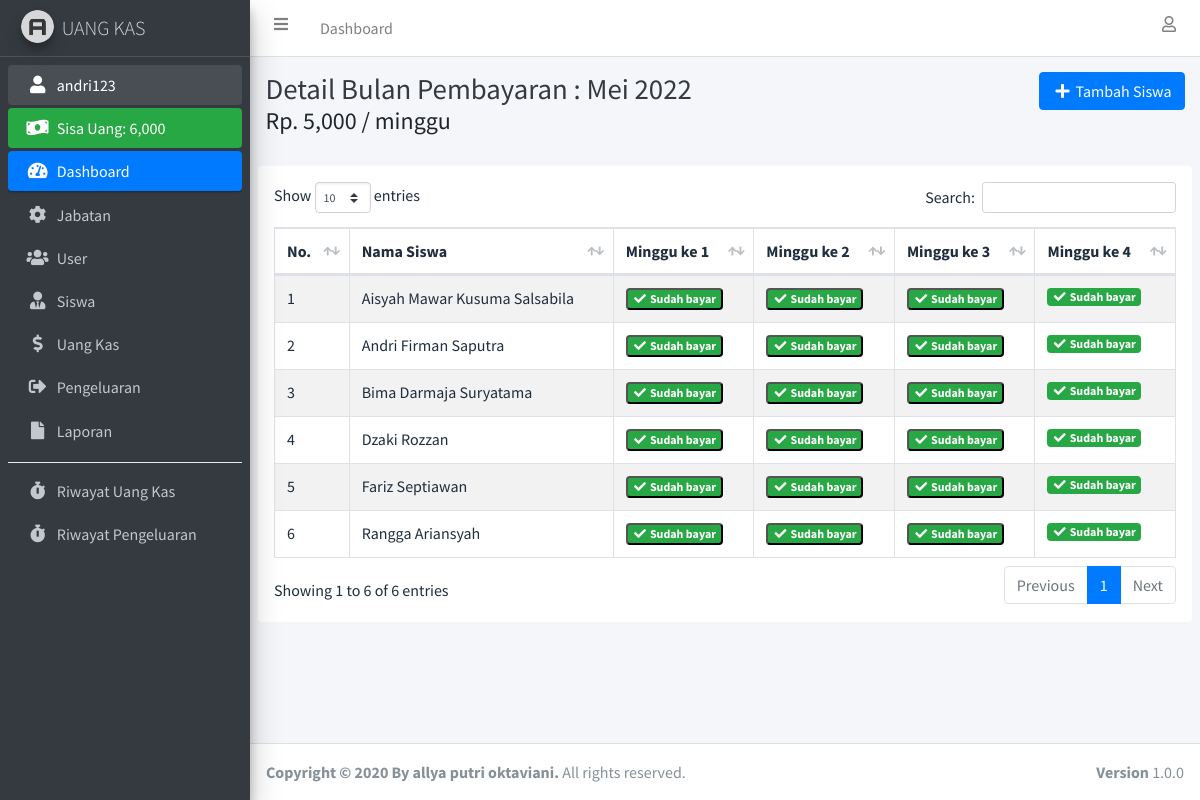
/detail_bulan_pembayaran.php?id_bulan_pembayaran=1 (signed in), run on the app's committed database.
### tables this page shows
CREATE TABLE `user` (
  `id_user` int(11) NOT NULL,
  `nama_lengkap` varchar(100) NOT NULL,
  `username` varchar(100) NOT NULL,
  `password` varchar(255) NOT NULL,
  `id_jabatan` int(11) NOT NULL
);

CREATE TABLE `bulan_pembayaran` (
  `id_bulan_pembayaran` int(11) NOT NULL,
  `nama_bulan` enum('januari','februari','maret','april','mei','juni','juli','agustus','september','oktober','november','desember') NOT NULL,
  `tahun` int(4) NOT NULL,
  `pembayaran_perminggu` int(11) NOT NULL
);

CREATE TABLE `uang_kas` (
  `id_uang_kas` int(11) NOT NULL,
  `id_siswa` int(11) NOT NULL,
  `id_bulan_pembayaran` int(11) NOT NULL,
  `minggu_ke_1` int(11) DEFAULT NULL,
  `minggu_ke_2` int(11) DEFAULT NULL,
  `minggu_ke_3` int(11) DEFAULT NULL,
  `minggu_ke_4` int(11) DEFAULT NULL,
  `status_lunas` int(11) NOT NULL
);

CREATE TABLE `siswa` (
  `id_siswa` int(11) NOT NULL,
  `nama_siswa` varchar(100) NOT NULL,
  `jenis_kelamin` enum('pria','wanita') NOT NULL,
  `no_telepon` varchar(25) NOT NULL,
  `email` varchar(255) NOT NULL
);

### connection.php (called while the page is built, shortened)
<?php
	$host		= "localhost";
	$username	= "root";
	$password	= "";
	$database	= "uang_kas";
	$conn 		= mysqli_connect($host, $username, $password, $database);
if (isset($_SESSION['id_user'])) {
	function dataUser() {
		global $conn;
		$id_user = $_SESSION['id_user'];
		return mysqli_fetch_assoc(mysqli_query($conn, "SELECT * FROM user INNER JOIN jabatan ON user.id_jabatan = jabatan.id_jabatan WHERE id_user = '$id_user'"));
	}
}

### detail_bulan_pembayaran.php (the view, shortened to what this page needs)
<?php
  require 'connection.php';
  $id_bulan_pembayaran = $_GET['id_bulan_pembayaran'];
  $detail_bulan_pembayaran = mysqli_fetch_assoc(mysqli_query($conn, "SELECT * FROM bulan_pembayaran WHERE id_bulan_pembayaran = '$id_bulan_pembayaran'"));
  $uang_kas = mysqli_query($conn, "SELECT * FROM uang_kas INNER JOIN siswa ON uang_kas.id_siswa = siswa.id_siswa INNER JOIN bulan_pembayaran ON uang_kas.id_bulan_pembayaran = bulan_pembayaran.id_bulan_pembayaran WHERE uang_kas.id_bulan_pembayaran = '$id_bulan_pembayaran' ORDER BY nama_siswa ASC");
  $bulan_pembayaran_pertama = mysqli_fetch_assoc(mysqli_query($conn, "SELECT * FROM bulan_pembayaran ORDER BY id_bulan_pembayaran ASC LIMIT 1"));
  $id_bulan_pembayaran_pertama = $bulan_pembayaran_pertama['id_bulan_pembayaran'];
?>
<!DOCTYPE html>
<html>
<head>
  <?php include 'include/css.php'; ?>
</head>
<body class="hold-transition sidebar-mini layout-fixed">
<div class="wrapper">
  <?php include 'include/navbar.php'; ?>
  <?php include 'include/sidebar.php'; ?>
  <div class="content-wrapper">
    <div class="content-header">
      <div class="container-fluid">
        <div class="row mb-2">
          <div class="col-sm">
            <h1 class="m-0 text-dark">Detail Bulan Pembayaran : <?= ucwords($detail_bulan_pembayaran['nama_bulan']); ?> <?= $detail_bulan_pembayaran['tahun']; ?></h1>
            <h4>Rp. <?= number_format($detail_bulan_pembayaran['pembayaran_perminggu']); ?> / minggu</h4>
          </div>
          <div class="col-sm text-right">
            <?php if ($_SESSION['id_jabatan'] !== '3'): ?>
              <button type="button" class="btn btn-primary" data-toggle="modal" data-target="#tambahSiswaModal"><i class="fas fa-fw fa-plus"></i> Tambah Siswa</button>
            <?php endif ?>
          </div>
        </div>
      </div>
    </div>
    <section class="content">
      <div class="container-fluid bg-white p-3 rounded">
        <div class="table-responsive">
          <table class="table table-hover table-striped table-bordered" id="table_id">
            <thead>
              <tr>
                <th>No.</th>
                <th>Nama Siswa</th>
                <th>Minggu ke 1</th>
                <th>Minggu ke 2</th>
                <th>Minggu ke 3</th>
                <th>Minggu ke 4</th>
              </tr>
            </thead>
            <tbody>
              <?php $i = 1; ?>
              <?php foreach ($uang_kas as $duk): ?>
                <?php if ($_SESSION['id_jabatan'] == '3'): ?>
                  <tr>
                    <td><?= $i++; ?></td>
                    <td><?= ucwords(htmlspecialchars_decode($duk['nama_siswa'])); ?></td>
                    <?php if ($duk['minggu_ke_1'] == $duk['pembayaran_perminggu']): ?>
                      <td class="text-success"><?= number_format($duk['minggu_ke_1']); ?></td>
                    <?php else: ?>
                      <td class="text-danger"><?= number_format($duk['minggu_ke_1']); ?></td>
                    <?php endif ?>
                    <?php if ($duk['minggu_ke_2'] == $duk['pembayaran_perminggu']): ?>
                      <td class="text-success"><?= number_format($duk['minggu_ke_2']); ?></td>
                    <?php else: ?>
                      <td class="text-danger"><?= number_format($duk['minggu_ke_2']); ?></td>
                    <?php endif ?>
                    <?php if ($duk['minggu_ke_3'] == $duk['pembayaran_perminggu']): ?>
                      <td class="text-success"><?= number_format($duk['minggu_ke_3']); ?></td>
                    <?php else: ?>
                      <td class="text-danger"><?= number_format($duk['minggu_ke_3']); ?></td>
                    <?php endif ?>
                    <?php if ($duk['minggu_ke_4'] == $duk['pembayaran_perminggu']): ?>
                      <td class="text-success"><?= number_format($duk['minggu_ke_4']); ?></td>
                    <?php else: ?>
                      <td class="text-danger"><?= number_format($duk['minggu_ke_4']); ?></td>
                    <?php endif ?>
                  </tr>
                <?php else: ?>
                  <?php if ($id_bulan_pembayaran != $id_bulan_pembayaran_pertama AND $data_bulan_sebelum['status_lunas'] == '0'): ?>
                    <tr class="bg-danger">
                  <?php else: ?>
                    <tr>
                  <?php endif ?>
                    <td><?= $i++; ?></td>
                    <td><?= $duk['nama_siswa']; ?></td>
                    <?php if ($duk['minggu_ke_1'] == $duk['pembayaran_perminggu']): ?>
                      <?php if ($duk['minggu_ke_2'] !== "0"): ?>
                        <td>
                          <button type="button" class="badge badge-success" data-container="body" data-toggle="popover" data-placement="top" data-content="Tidak bisa mengubah minggu ke 1, kalau minggu ke 2 dan seterusnya sudah lunas, jika ingin mengubah, ubahlah minggu ke 2 atau ke 3 atau ke 4 terlebih dahulu menjadi 0.">
                            <i class="fas fa-fw fa-check"></i> Sudah bayar
                          </button>
                        </td>
                      <?php else: ?>
                        <td><a href="" data-toggle="modal" data-target="#editMingguKe1<?= $duk['id_uang_kas']; ?>" class="badge badge-success"><i class="fas fa-fw fa-check"></i> Sudah bayar</a></td>
                      <?php endif ?>
                    <?php endif ?>
                    <?php if ($duk['minggu_ke_1'] !== $duk['pembayaran_perminggu']): ?>
                      <td><---</td>
                      <td><---</td>
                      <td><---</td>
                    <?php else: ?>
                      <?php if ($duk['minggu_ke_2'] == $duk['pembayaran_perminggu']): ?>
                      <?php if ($duk['minggu_ke_3'] !== "0"): ?>
                        <td><button type="button" class="badge badge-success" data-container="body" data-toggle="popover" data-placement="top" data-content="Tidak bisa mengubah minggu ke 2, jika minggu ke 3 dan seterusnya sudah lunas, jika ingin mengubah, ubahlah minggu ke 3 atau ke 4 terlebih dahulu menjadi 0."><i class="fas fa-fw fa-check"></i> Sudah bayar</button></td>
                      <?php else: ?>
                        <td><a href="" data-toggle="modal" data-target="#editMingguKe2<?= $duk['id_uang_kas']; ?>" class="badge badge-success"><i class="fas fa-fw fa-check"></i> Sudah bayar</a></td>
                      <?php endif ?>
                      <?php else: ?>
                        <td><a href="" data-toggle="modal" data-target="#editMingguKe2<?= $duk['id_uang_kas']; ?>" class="badge badge-danger"><?= number_format($duk['minggu_ke_2']); ?></a></td>
                      <?php endif ?>
                      <?php if ($duk['minggu_ke_2'] !== $duk['pembayaran_perminggu']): ?>
                        <td><---</td>
                        <td><---</td>
                      <?php else: ?>
                        <?php if ($duk['minggu_ke_3'] == $duk['pembayaran_perminggu']): ?>
                          <?php if ($duk['minggu_ke_4'] !== "0"): ?>
                            <td><button type="button" class="badge badge-success" data-container="body" data-toggle="popover" data-placement="top" data-content="Tidak bisa mengubah minggu ke 3, jika minggu ke 4 sudah lunas, jika ingin mengubah, ubahlah minggu ke 4 terlebih dahulu menjadi 0."><i class="fas fa-fw fa-check"></i> Sudah bayar</button></td>
                          <?php else: ?>
                            <td><a href="" data-toggle="modal" data-target="#editMingguKe3<?= $duk['id_uang_kas']; ?>" class="badge badge-success"><i class="fas fa-fw fa-check"></i> Sudah bayar</a></td>
                          <?php endif ?>
                        <?php else: ?>
                          <td><a href="" data-toggle="modal" data-target="#editMingguKe3<?= $duk['id_uang_kas']; ?>" class="badge badge-danger"><?= number_format($duk['minggu_ke_3']); ?></a></td>
                        <?php endif ?>
                        <?php if ($duk['minggu_ke_3'] !== $duk['pembayaran_perminggu']): ?>
                          <td><---</td>
                        <?php else: ?>
                          <?php if ($duk['minggu_ke_4'] == $duk['pembayaran_perminggu']): ?>
                            <td><a href="" data-toggle="modal" data-target="#editMingguKe4<?= $duk['id_uang_kas']; ?>" class="badge badge-success"><i class="fas fa-fw fa-check"></i> Sudah bayar</a></td>
                          <?php else: ?>
                            <td><a href="" data-toggle="modal" data-target="#editMingguKe4<?= $duk['id_uang_kas']; ?>" class="badge badge-danger"><?= number_format($duk['minggu_ke_4']); ?></a></td>
                          <?php endif ?>
                        <?php endif ?>
                      <?php endif ?>
                    <?php endif ?>
                  </tr>
                <?php endif ?>
              <?php endforeach ?>
            </tbody>
          </table>
        </div>
      </div>
    </section>
  </div>
  <footer class="main-footer">
    <strong>Copyright &copy; 2020 By allya putri oktaviani.</strong>
    All rights reserved.
    <div class="float-right d-none d-sm-inline-block">
      <b>Version</b> 1.0.0
    </div>
  </footer>
</div>
</body>
</html>

### Include/sidebar.php
<?php
  $dataUser = dataUser();
  $jml_pengeluaran = mysqli_fetch_assoc(mysqli_query($conn, "SELECT sum(jumlah_pengeluaran) as jml_pengeluaran FROM pengeluaran"));
  $jml_pengeluaran = $jml_pengeluaran['jml_pengeluaran'];
  $jml_uang_kas = mysqli_fetch_assoc(mysqli_query($conn, "SELECT sum(minggu_ke_1 + minggu_ke_2 + minggu_ke_3 + minggu_ke_4) as jml_uang_kas FROM uang_kas"));
  $jml_uang_kas = $jml_uang_kas['jml_uang_kas'];
?>
<aside class="main-sidebar sidebar-dark-primary elevation-4">
  <a href="index.php" class="brand-link">
    <img src="assets/img/img_properties/logo.png" alt="AdminLTE Logo" class="brand-image img-circle elevation-3" style="opacity: .8">
    <span class="brand-text font-weight-light">UANG KAS</span>
  </a>
  <div class="sidebar">
    <nav class="mt-2">
      <ul class="nav nav-pills nav-sidebar flex-column" data-widget="treeview" role="menu" data-accordion="false">
        <li class="nav-item has-treeview menu-open">
          <a href="profile.php" class="nav-link"><i class="nav-icon fas fa-fw fa-user"></i> <p><?= $dataUser['username']; ?></p></a>
        </li>
        <li class="nav-item">
          <div class="bg-success nav-link text-white">
            <i class="nav-icon fas fa-money-bill-wave"></i>
            <p>
              Sisa Uang: <?= number_format($jml_uang_kas - $jml_pengeluaran); ?>
            </p>
          </div>
        </li>
        <li class="nav-item has-treeview menu-open">
          <a href="index.php" class="nav-link active">
            <i class="nav-icon fas fa-tachometer-alt"></i>
            <p>
              Dashboard
            </p>
          </a>
        </li>
        <?php if ($dataUser['id_jabatan'] == '1'): ?>
          <li class="nav-item">
            <a href="jabatan.php" class="nav-link">
              <i class="nav-icon fas fa-cog"></i>
              <p>
                Jabatan
              </p>
            </a>
          </li>
          <li class="nav-item">
            <a href="user.php" class="nav-link">
              <i class="nav-icon fas fa-users"></i>
              <p>
                User
              </p>
            </a>
          </li>
        <?php endif ?>
        <li class="nav-item">
          <a href="siswa.php" class="nav-link">
            <i class="fas fa-user-tie nav-icon"></i>
            <p>Siswa</p>
          </a>
        </li>
        <li class="nav-item">
          <a href="uang_kas.php" class="nav-link">
            <i class="fas fa-dollar-sign nav-icon"></i>
            <p>Uang Kas</p>
          </a>
        </li>
        <li class="nav-item">
          <a href="pengeluaran.php" class="nav-link">
            <i class="fas fa-sign-out-alt nav-icon"></i>
            <p>Pengeluaran</p>
          </a>
        </li>
        <li class="nav-item">
          <a href="laporan.php" class="nav-link">
            <i class="fas fa-file nav-icon"></i>
            <p>Laporan</p>
          </a>
        </li>
        <div class="dropdown-divider"></div>
        <li class="nav-item">
          <a href="riwayat.php" class="nav-link">
            <i class="fas fa-stopwatch nav-icon"></i>
            <p>Riwayat Uang Kas</p>
          </a>
        </li>
        <li class="nav-item">
          <a href="riwayat_pengeluaran.php" class="nav-link">
            <i class="fas fa-stopwatch nav-icon"></i>
            <p>Riwayat Pengeluaran</p>
          </a>
        </li>
      </ul>
    </nav>
  </div>
</aside>

### data on the page
user: username "andri123"
bulan_pembayaran: nama_bulan "Mei", tahun "2022", pembayaran_perminggu "5,000"
uang_kas: id_siswa.nama_siswa "Aisyah Mawar Kusuma Salsabila", minggu_ke_1 "Sudah bayar", minggu_ke_2 "Sudah bayar", minggu_ke_3 "Sudah bayar"
uang_kas: id_siswa.nama_siswa "Andri Firman Saputra", minggu_ke_1 "Sudah bayar", minggu_ke_2 "Sudah bayar", minggu_ke_3 "Sudah bayar"
uang_kas: id_siswa.nama_siswa "Bima Darmaja Suryatama", minggu_ke_1 "Sudah bayar", minggu_ke_2 "Sudah bayar", minggu_ke_3 "Sudah bayar"
uang_kas: id_siswa.nama_siswa "Dzaki Rozzan", minggu_ke_1 "Sudah bayar", minggu_ke_2 "Sudah bayar", minggu_ke_3 "Sudah bayar"
uang_kas: id_siswa.nama_siswa "Fariz Septiawan", minggu_ke_1 "Sudah bayar", minggu_ke_2 "Sudah bayar", minggu_ke_3 "Sudah bayar"
uang_kas: id_siswa.nama_siswa "Rangga Ariansyah", minggu_ke_1 "Sudah bayar", minggu_ke_2 "Sudah bayar", minggu_ke_3 "Sudah bayar"

### other printed values
$jml_uang_kas - $jml_pengeluaran "6,000"
